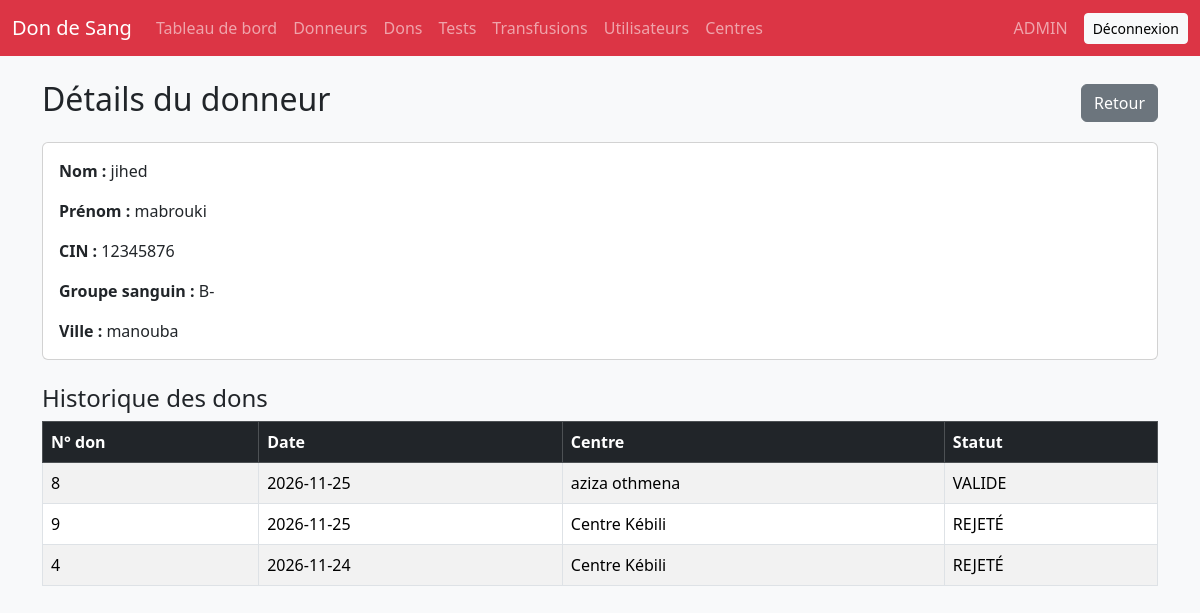
The app's page /donneur_detail.php?id=4 (signed in) with its own data.
### tables this page shows
CREATE TABLE `donneurs` (
  `id_donneur` int(11) NOT NULL AUTO_INCREMENT,
  `nom` varchar(50) NOT NULL,
  `prenom` varchar(50) NOT NULL,
  `cin` varchar(8) NOT NULL,
  `groupe_sanguin` enum('A+','A-','B+','B-','AB+','AB-','O+','O-') NOT NULL,
  `ville` varchar(50) NOT NULL,
  PRIMARY KEY (`id_donneur`),
  UNIQUE KEY `cin` (`cin`)
);

CREATE TABLE `dons` (
  `id_don` int(11) NOT NULL AUTO_INCREMENT,
  `id_donneur` int(11) NOT NULL,
  `id_centre` int(11) NOT NULL,
  `date_don` date NOT NULL,
  `statut` enum('EN STOCK','VALIDE','UTILISÉ','REJETÉ') NOT NULL DEFAULT 'EN STOCK',
  PRIMARY KEY (`id_don`),
  KEY `id_donneur` (`id_donneur`),
  KEY `id_centre` (`id_centre`),
  CONSTRAINT `dons_ibfk_1` FOREIGN KEY (`id_donneur`) REFERENCES `donneurs` (`id_donneur`),
  CONSTRAINT `dons_ibfk_2` FOREIGN KEY (`id_centre`) REFERENCES `centres_collecte` (`id_centre`)
);

CREATE TABLE `centres_collecte` (
  `id_centre` int(11) NOT NULL AUTO_INCREMENT,
  `nom` varchar(100) NOT NULL,
  `ville` varchar(50) NOT NULL,
  PRIMARY KEY (`id_centre`)
);

### donneur_detail.php (the view, shortened to what this page needs)
<?php
require 'header.php';
$id = (int)($_GET['id'] ?? 0);
$stmt = $pdo->prepare("SELECT * FROM donneurs WHERE id_donneur = ?");
$stmt->execute([$id]);
$donneur = $stmt->fetch(PDO::FETCH_ASSOC);
$stmt = $pdo->prepare("
    SELECT d.id_don, d.date_don, d.statut, c.nom AS centre
    FROM dons d
    JOIN centres_collecte c ON d.id_centre = c.id_centre
    WHERE d.id_donneur = ?
    ORDER BY d.date_don DESC
");
$stmt->execute([$id]);
$dons = $stmt->fetchAll(PDO::FETCH_ASSOC);
?>
<div class="d-flex justify-content-between align-items-center mb-3">
    <h2>Détails du donneur</h2>
    <a href="donneurs.php" class="btn btn-secondary">Retour</a>
</div>
<div class="card mb-4">
    <div class="card-body">
        <p><strong>Nom :</strong> <?= htmlspecialchars($donneur['nom']) ?></p>
        <p><strong>Prénom :</strong> <?= htmlspecialchars($donneur['prenom']) ?></p>
        <p><strong>CIN :</strong> <?= htmlspecialchars($donneur['cin']) ?></p>
        <p><strong>Groupe sanguin :</strong> <?= htmlspecialchars($donneur['groupe_sanguin']) ?></p>
        <p class="mb-0"><strong>Ville :</strong> <?= htmlspecialchars($donneur['ville']) ?></p>
    </div>
</div>
<h4>Historique des dons</h4>
<?php if (count($dons) === 0): ?>
    <div class="alert alert-info">Aucun don enregistré pour ce donneur.</div>
<?php else: ?>
    <div class="table-responsive">
        <table class="table table-striped table-bordered">
            <thead class="table-dark">
                <tr>
                    <th>N° don</th>
                    <th>Date</th>
                    <th>Centre</th>
                    <th>Statut</th>
                </tr>
            </thead>
            <tbody>
                <?php foreach ($dons as $don): ?>
                    <tr>
                        <td><?= (int)$don['id_don'] ?></td>
                        <td><?= htmlspecialchars($don['date_don']) ?></td>
                        <td><?= htmlspecialchars($don['centre']) ?></td>
                        <td><?= htmlspecialchars($don['statut']) ?></td>
                    </tr>
                <?php endforeach; ?>
            </tbody>
        </table>
    </div>
<?php endif; ?>
<?php require 'footer.php'; ?>

### records on screen
donneurs: nom "jihed", prenom "mabrouki", cin "12345876", groupe_sanguin "B-", ville "manouba"
dons: id_don "8", date_don "2026-11-25", id_centre.nom "aziza othmena", statut "VALIDE"
dons: id_don "9", date_don "2026-11-25", id_centre.nom "Centre Kébili", statut "REJETÉ"
dons: id_don "4", date_don "2026-11-24", id_centre.nom "Centre Kébili", statut "REJETÉ"

### other values on screen
$role "ADMIN"
